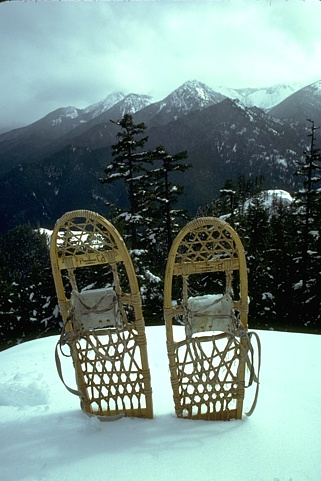
#> input picture Benchmark_Images/2018.jpg, 321 x 481 px, found by its file name; its folder holds only this picture in this run
$ python Benchmark.py   (older library calls are emulated)
#> lines starting #> are read from the running program, lines starting #| are printed output that depends on the picture; after the words box and inside, x2 and y2 are one past the last pixel; in counts of white or black regions, pixels touching at a corner belong together
### src/ImageUtil.py
import sys
import numpy as np
from scipy import ndimage
import scipy.io
from PIL import Image, ImageFilter, ImageDraw, ImageFont
import math
import matplotlib.image as mpimg


class ImageUtil():

    #LOADING IMAGES
    @staticmethod
    def rgb2gray(rgb):
        return np.dot(rgb[...,:3], [0.2989, 0.5870, 0.1140])

        #return gray

    @staticmethod
    def loadImage(infilename) :
        img = mpimg.imread( infilename )
        if len(img.shape) > 2:
            return ImageUtil.rgb2gray(img)
        else:
            return img
    #########################################################################

    #GAUSSIAN FILTER
    @staticmethod
    def applyGaussianBlurring(image, size, sigma=1):
        return ndimage.convolve(image, ImageUtil.getGaussian(size, sigma))

    @staticmethod
    def getGaussian(size, sigma):
        size = int(size)
        if size%2 == 0:
            size += 1
        x, y = np.mgrid[-size:size+1, -size:size+1]
        normal = 1 / (2.0 * np.pi * sigma**2)
        g =  np.exp(-((x**2 + y**2) / (2.0*sigma**2))) * normal
        return g
    #########################################################################

    #LAPLACIAN OF GAUSSIAN FILTER
    @staticmethod
    def getLaplacianOfGaussian(size, sigma):
        size = int(size)
        if size%2 == 0:
            size += 1
        x, y = np.mgrid[-size:size+1, -size:size+1]
        normal = - 1 / (4.0 * np.pi * sigma**4)
        g = (1-((x**2+y**2)/(2*sigma**2)))*normal
        g =  np.exp(-((x**2 + y**2) / (2.0*sigma**2))) * g
        return g

    #########################################################################

    #CONCAT IMAGES
    @staticmethod
    def concatH(img1, img2):
        dst = Image.new('L', (img1.width + img2.width, img1.height), color="white")
        dst.paste(img1, (0, 0))
        dst.paste(img2, (img1.width, 0))
        return dst

    @staticmethod
    def concatV(img1, img2):
        dst = Image.new('L', (img1.width, img1.height + img2.height), color="white")
        dst.paste(img1, (0, 0))
        dst.paste(img2, (0, img1.height))
        return dst
    #########################################################################

    #OUTPUT GENERATOR
    # [13 lines left out: function saveSteps, not called in this run]

    @staticmethod
    def saveBenchmark( original, edges, groundTruth, results, outfilename):
        for img in edges:
            original = ImageUtil.concatH(original,img)
        for img in results:
            groundTruth = ImageUtil.concatH(groundTruth,img)
        img = ImageUtil.concatV(original, groundTruth)
        img.save(outfilename)
    #########################################################################


    #WRITE TEXT
    @staticmethod
    def writeInfo(image, string, time = None):
        if not type(image.size) == tuple:
            image = Image.fromarray(image)
        width, height = image.size
        img = Image.new('L', (width, 60), color='white')
        draw = ImageDraw.Draw(img)
        info1 = string
        font = ImageFont.truetype("arial.ttf", 16)
        w1, h1 = draw.textsize(info1, font)
        if time is not None:
            info2 = "Time: {:.5f} sec".format(time)
            w2, h2 = draw.textsize(info2, font)
            draw.text(((img.width-w1)/2,(((img.height-h1)/2))-h1/2), info1, font = font)
            draw.text(((img.width-w2)/2,((img.height-h2)/2)+h1/2), info2, font = font)
        else:
            draw.text(((img.width-w1)/2,((img.height-h1)/2)), info1, font = font)
        dst = Image.new('L', (width, height+img.height))
        dst.paste(img, (0, 0))
        dst.paste(image, (0, img.height))
        return dst

    # [11 lines left out: function addTitle, not called in this run]

    @staticmethod
    def writeResult(shape, tp, fp, tn, fn, mq, mae, pfom):
        img = Image.new('L', (shape[0], shape[1]), color='white')
        draw = ImageDraw.Draw(img)
        font = ImageFont.truetype("arial.ttf", 24)
        tp = "TP: {}".format(tp)
        fp = "FP: {}".format(fp)
        tn = "TN: {}".format(tn)
        fn = "FN: {}".format(fn)
        mq = "MQ: {:.4f}".format(mq)
        mae = "MAE: {:.4f}".format(mae)
        pfom = "Pratt FOM: {:.4f}".format(pfom)
        w1, h1 = draw.textsize(tp, font)
        w2, h2 = draw.textsize(fp, font)
        w3, h3 = draw.textsize(tn, font)
        w4, h4 = draw.textsize(fn, font)
        w5, h5 = draw.textsize(mq, font)
        w6, h6 = draw.textsize(mae, font)
        w7, h7 = draw.textsize(pfom, font)
        draw.text(((img.width-w1)/2,((img.height-h1)/2)-h1-h2-h3-h4-h5-h6), tp, font = font)
        draw.text(((img.width-w2)/2,((img.height-h2)/2)+h1-h2-h3-h4-h5-h6), fp, font = font)
        draw.text(((img.width-w3)/2,((img.height-h3)/2)+h1+h2-h3-h4-h5-h6), tn, font = font)
        draw.text(((img.width-w4)/2,((img.height-h4)/2)+h1+h2+h3-h4-h5-h6), fn, font = font)
        draw.text(((img.width-w5)/2,((img.height-h5)/2)+h1+h2+h3+h4-h5-h6), mq, font = font)
        draw.text(((img.width-w6)/2,((img.height-h6)/2)+h1+h2+h3+h4+h5-h6), mae, font = font)
        draw.text(((img.width-w7)/2,((img.height-h7)/2)+h1+h2+h3+h4+h5+h6), pfom, font = font)
        return img
    #########################################################################

### src/SinglePhaseEdgeDetector.py
from abc import ABC, abstractmethod
from scipy import ndimage
from scipy import misc
import numpy as np
from PIL import Image

class SinglePhaseEdgeDetector(ABC):

    def getGradient(self, image):
        vertical = ndimage.convolve( image, self.mask_v )
        horizontal = ndimage.convolve( image, self.mask_h )

        G = np.hypot(horizontal, vertical)
        G = G / G.max() * 255
        return G

    def applyThreshold(self, image):
        image[image > self.threshold] = 255
        image[image <= self.threshold] = 0
        return image

    def getMask(self):
        return self.mask_h, self.mask_v

    def getName(self):
        return self.name

    def getThreshold(self):
        return self.threshold

    def getEdges(self, image):
        gradient = self.getGradient(image)
        threshold = self.applyThreshold(gradient)
        return threshold

### src/MetricsFunction.py
import numpy as np
from PIL import Image
class MetricsFunction():

    @staticmethod
    def prattFigureMerit(groundTruth, edges):
        edges = Image.fromarray(edges)
        Ea = np.array(groundTruth, dtype=np.double)
        Ed = np.array(edges, dtype=np.double)
        a = 0.111 # edge shift penalty constant;

        Na = sum(sum(Ea))
        Nd = sum(sum(Ed))

        c = 1/max(Na,Nd)
        [ia,ja] = np.where(Ea == 1.0)
        Aes = []
        l = 0
        while l < Na:
            Aes.append(Ed[ia[l],ja[l]])
            l += 1
        mi = ia[np.argwhere(Aes == 0.0)]
        mj = ja[np.argwhere(Aes == 0.0)]

        F=c*sum(Aes)
        k = 0
        while k < len(mi):
            n1 = 0
            n2 = 0
            m1 = 0
            m2 = 0
            while sum(sum(Ed[mi[k]-n1 : mi[k] + n2, mj[k] - m1 : mj[k] + m2])) < 1:
                if mi[k]-n1>1:
                    n1=n1+1
                if mi[k]+n2<N:
                    n2=n2+1
                if mj[k]-m1>1:
                    m1=m1+1
                if mj[k]+m2<M:
                    m2=m2+1
            di=max([n1, n2, m1, m2])
            F=F+c/(1+a*di^2)

        return F


    @staticmethod
    def evaluate(groundTruth, edges):
        TP = 0
        FP = 0
        TN = 0
        FN = 0
        for x in range(edges.shape[0]):
            for y in range(edges.shape[1]):
                e = edges[x,y]
                g = groundTruth.getpixel((y,x))
                if e != 0 and g == 255:
                    TP += 1
                elif e == 255 and g == 0:
                    FP += 1
                elif e == 0 and g == 0:
                    TN += 1
                elif e == 0 and g == 255:
                    FN += 1
        return TP, FP, TN, FN

    @staticmethod
    def mapQuality(groundTruth, edges):
        tp, fp, tn, fn = MetricsFunction.evaluate(groundTruth, edges)
        return tp, fp, tn, fn, tp/(tp+fn+fp)

    @staticmethod
    def meanAbsoluteError(groundTruth, edges):
        groundTruth = groundTruth.convert('L')
        return np.mean(np.abs(edges - groundTruth))

### src/MultiPhaseEdgeDetector.py
from abc import ABC
from EdgeDetector import EdgeDetector
from scipy import ndimage
from scipy import misc
import numpy as np

class MultiPhaseEdgeDetector(EdgeDetector, ABC):

    def getGradient(self, image):
        vertical = ndimage.convolve( image, self.mask_v )
        horizontal = ndimage.convolve( image, self.mask_h )
        G = np.hypot(horizontal, vertical)
        G = G / G.max() * 255
        theta = np.arctan2(vertical, horizontal)
        return G, theta

    def nonMaxSuppression(self, image, theta):
        M, N = image.shape
        Z = np.zeros((M,N), dtype=np.int32)
        angle = theta * 180. / np.pi
        angle[angle < 0] += 180

        for i in range(1,M-1):
            for j in range(1,N-1):
                q = 255
                r = 255

                #angle 0
                if (0 <= angle[i,j] < 22.5) or (157.5 <= angle[i,j] <= 180):
                    q = image[i, j+1]
                    r = image[i, j-1]
                #angle 45
                elif (22.5 <= angle[i,j] < 67.5):
                    q = image[i+1, j-1]
                    r = image[i-1, j+1]
                #angle 90
                elif (67.5 <= angle[i,j] < 112.5):
                    q = image[i+1, j]
                    r = image[i-1, j]
                #angle 135
                elif (112.5 <= angle[i,j] < 157.5):
                    q = image[i-1, j-1]
                    r = image[i+1, j+1]

                if (image[i,j] >= q) and (image[i,j] >= r):
                    Z[i,j] = image[i,j]
                else:
                    Z[i,j] = 0

        return Z

    def doubleThreshold(self, image):
        self.highThreshold = image.max() * self.highThresholdRatio
        self.lowThreshold = self.highThreshold * self.lowThresholdRatio
        M, N = image.shape
        res = np.zeros((M,N), dtype=np.int32)

        weak = np.int32(self.weak_pixel)
        strong = np.int32(self.strong_pixel)

        strong_i, strong_j = np.where(image >= self.highThreshold)
        zeros_i, zeros_j = np.where(image < self.lowThreshold)

        weak_i, weak_j = np.where((image <= self.highThreshold) & (image >= self.lowThreshold))

        res[strong_i, strong_j] = strong
        res[weak_i, weak_j] = weak
        res[zeros_i, zeros_j] = 0

        return (res)

    def hysteresis(self, image):
        M, N = image.shape
        weak = self.weak_pixel
        strong = self.strong_pixel
        for i in range(1, M-1):
            for j in range(1, N-1):
                if (image[i,j] == weak):
                    if ((image[i+1, j-1] == strong) or (image[i+1, j] == strong) or (image[i+1, j+1] == strong)
                        or (image[i, j-1] == strong) or (image[i, j+1] == strong)
                        or (image[i-1, j-1] == strong) or (image[i-1, j] == strong) or (image[i-1, j+1] == strong)):
                        image[i, j] = strong
                    else:
                        image[i, j] = 0
        return image
    def getMask(self):
        return self.mask_h, self.mask_v

    def getName(self):
        return self.name

    def getThreshold(self):
        return float('%.4f'%self.lowThreshold), float('%.4f'%self.highThreshold)

    def getEdges(self, image):
        gradient, theta = self.getGradient(image)
        nms = self.nonMaxSuppression(gradient, theta)
        threshold = self.doubleThreshold(nms)
        hysteresis = self.hysteresis(threshold)
        return hysteresis

### src/ZeroCrossingEdgeDetector.py
from abc import ABC
from EdgeDetector import EdgeDetector
from scipy import ndimage
import numpy as np

class ZeroCrossingEdgeDetector(EdgeDetector, ABC):

    def getLog(self, image):
        G = ndimage.convolve(image, self.logFilter)
        G = G / G.max() * 255
        return G

    def zeroCrossing(self, LoG):
        self.threshold = np.mean(np.abs(LoG)) * self.thresholdRatio
        zero_crossing = np.zeros_like(LoG)
        for i in range(1,LoG.shape[0]-1):
            for j in range(1,LoG.shape[1]-1):
                patch = LoG[i-1:i+2, j-1:j+2]
                maxP = patch.max()
                minP = patch.min()
                if LoG[i][j] == 0:
                    if (LoG[i][j-1] < 0 and LoG[i][j+1] > 0) or (LoG[i][j-1] < 0 and LoG[i][j+1] < 0) or (LoG[i-1][j] < 0 and LoG[i+1][j] > 0) or (LoG[i-1][j] > 0 and LoG[i+1][j] < 0):
                        if ((maxP - minP) > self.threshold):
                            zero_crossing[i][j] = 255
                        else:
                            zero_crossing[i][j] = 0
                if LoG[i][j] < 0:
                    if (LoG[i][j-1] > 0) or (LoG[i][j+1] > 0) or (LoG[i-1][j] > 0) or (LoG[i+1][j] > 0):
                        if ((maxP - minP) > self.threshold):
                            zero_crossing[i][j] = 255
                        else:
                            zero_crossing[i][j] = 0

        return zero_crossing

    def getMask(self):
        return self.getMask

    def getName(self):
        return self.name

    def getThreshold(self):
        return float('%.4f'%self.threshold)


    def getEdges(self, image):
        log = self.getLog(image)
        z = self.zeroCrossing(log)
        return z

### src/EdgeDetectorFactory.py
from RobertsCross import RobertsCross
from Sobel import Sobel
from Prewitt import Prewitt
from Canny import Canny
from MarrHildreth import MarrHildreth


class EdgeDetectorFactory:
    def __init__(self, type):
        self.type = type

    def getDetector(self, mask, threshold = None):
        if self.type == "SINGLE_FASE":
            if threshold is not None:
                return self.getSingle(mask, threshold)
            else:
                return self.getSingle(mask)
        elif self.type == "MULTI_FASE":
            if threshold is not None:
                return self.getMulti(mask[0], mask[1], threshold[0], threshold[1])
            else:
                return self.getMulti(mask[0], mask[1])
        elif self.type == "ZERO_CROSS":
            return self.getZero(mask[0], mask[1], threshold)


    def getSingle(self, mask, threshold = 80):
        if mask == "RobertsCross":
            return RobertsCross(threshold)
        elif mask == "Sobel":
            return Sobel(threshold)
        elif mask == "Prewitt":
            return Prewitt(threshold)

    def getMulti(self, type, mask, lowThreshold = 0.05, highThreshold = 0.15):
        if type == "Canny":
            return Canny(self.getSingle(mask), lowThreshold, highThreshold )

    def getZero(self, type, mask, threshold):
        if type == "MarrHildreth":
            return MarrHildreth(mask, threshold)

### src/RobertsCross.py
import numpy as np
from SinglePhaseEdgeDetector import SinglePhaseEdgeDetector

class RobertsCross(SinglePhaseEdgeDetector):

    def __init__(self, threshold = 80):
        self.threshold = threshold
        self.name = "RobertsCross"
        self.mask_h = np.array( [[ 1, 0 ],
                                 [ 0, -1 ]], np.float32 )
        self.mask_v = np.array( [[ 0, 1 ],
                                 [ -1, 0 ]], np.float32 )

### src/Sobel.py
import numpy as np
from SinglePhaseEdgeDetector import SinglePhaseEdgeDetector

class Sobel(SinglePhaseEdgeDetector):

    def __init__(self, threshold = 80):
        self.threshold = threshold
        self.name = "Sobel"
        self.mask_h = np.array( [[ -1, 0, 1 ],
                                 [ -2, 0, 2 ],
                                 [ -1, 0, 1]], np.float32 )
        self.mask_v = np.array( [[ 1, 2, 1 ],
                                 [ 0, 0, 0 ],
                                 [ -1, -2, -1]], np.float32 )

### src/Prewitt.py
import numpy as np
from SinglePhaseEdgeDetector import SinglePhaseEdgeDetector

class Prewitt(SinglePhaseEdgeDetector):

    def __init__(self, threshold = 80):
        self.threshold = threshold
        self.name = "Prewitt"
        self.mask_h = np.array( [[ 1, 0, -1 ],
                                 [ 1, 0, -1 ],
                                 [ 1, 0, -1]], np.float32 )
        self.mask_v = np.array( [[ 1, 1, 1 ],
                                 [ 0, 0, 0 ],
                                 [ -1, -1, -1]], np.float32 )

### src/Canny.py
from MultiPhaseEdgeDetector import MultiPhaseEdgeDetector
class Canny (MultiPhaseEdgeDetector):

    def __init__(self, operator, lowThresholdRatio, highThresholdRatio):

        self.mask_h, self.mask_v = operator.getMask()
        self.name = "Canny ("+operator.getName()+" Filter)"
        self.lowThresholdRatio = lowThresholdRatio
        self.highThresholdRatio = highThresholdRatio
        self.weak_pixel = 25
        self.strong_pixel = 255

### src/MarrHildreth.py
from ZeroCrossingEdgeDetector import ZeroCrossingEdgeDetector
class MarrHildreth (ZeroCrossingEdgeDetector):

    def __init__(self, filter, thresholdRatio = 0.85):

        self.logFilter = filter
        self.name = "MarrHildreth (LoG)"
        self.thresholdRatio = thresholdRatio

### src/Benchmark.py
from EdgeDetectorFactory import EdgeDetectorFactory
import os
import time
from MetricsFunction  import MetricsFunction
from ImageUtil import ImageUtil
import numpy as np
from PIL import Image

############################## CONFIGURE ME #############################
#########################################################################
FilterSIGMA = 2.3                                                       #
FilterDIM = 3*FilterSIGMA                                               #
                                                                        #
directory = 'Benchmark_Images/'                                         #
result_dir = 'Benchmark_Result/'                                        #
groundtruth_dir = directory+"GroundTruth/"                              #
SINGLE_FASE = ["RobertsCross", "Sobel", "Prewitt"]                      #
MULTI_FASE = { "Canny": ["RobertsCross", "Sobel", "Prewitt"] }          #
ZERO_CROSS = ["MarrHildreth"]                                           #
                                                                        #
single_threshold = 80                                                   #
double_threshold = [0.10, 0.30]                                         #
zeroCrossing_threshold = 2                                              #
#########################################################################


############## DO NOT EDIT FROM THIS POINT ##############
def loadImage(filename):
    image = ImageUtil.loadImage( directory+filename )
    filename, extension = os.path.splitext(filename)
    return image, filename, extension

def loadGroundTruth(filename):
    image = ImageUtil.loadImage( groundtruth_dir+filename)
    return image

def main():

    edgeDetectorFactorySingle = EdgeDetectorFactory("SINGLE_FASE")
    edgeDetectorFactoryMulti = EdgeDetectorFactory("MULTI_FASE")
    edgeDetectorFactoryZero = EdgeDetectorFactory("ZERO_CROSS")

    edgeDetectors = []
    for detector in SINGLE_FASE:
        edgeDetectors.append(edgeDetectorFactorySingle.getDetector(detector, threshold = single_threshold))
    for detector in MULTI_FASE.keys():
        for mask in MULTI_FASE[detector]:
            edgeDetectors.append(edgeDetectorFactoryMulti.getDetector(mask = [detector, mask], threshold = double_threshold))
    for detector in ZERO_CROSS:
        edgeDetectors.append(edgeDetectorFactoryZero.getDetector(mask = [detector, ImageUtil.getLaplacianOfGaussian(FilterDIM, FilterSIGMA)], threshold = zeroCrossing_threshold))

    for filename in os.listdir(directory):
        if os.path.isdir(directory+filename):
            continue
        image, filename, extension = loadImage(filename)
#> in loadImage, img is the input picture: shape (481, 321, 3); mean R, G, B 116.7, 137.9, 133.6
#> in rgb2gray, `return np.dot(rgb[...,:3], [0.2989, 0.5870, 0.1140])`:
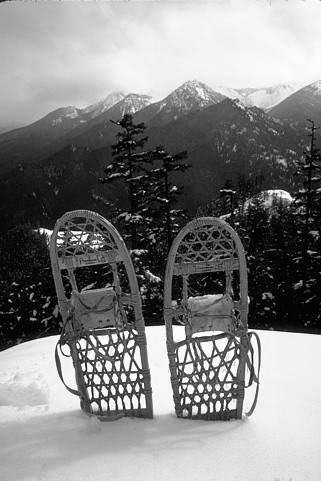
#> returned value: shape (481, 321) float64; min 0, max 255, mean 131
#> filename = '2018'; extension = '.jpg'
        groundTruth = loadGroundTruth(filename+extension)
        original = ImageUtil.writeInfo(image, "Original")
#> in writeInfo, `w1, h1 = draw.textsize(info1, font)`: w1 = 63; h1 = 18
#> in writeInfo, `dst.paste(img, (0, 0))`:
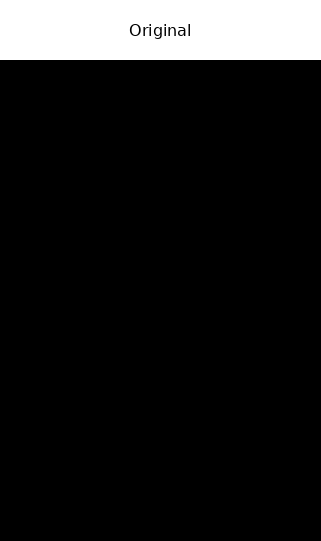
#> dst: PIL image 321x541 L; min 0, max 255, mean 28
#> in writeInfo, `dst.paste(image, (0, img.height))`:
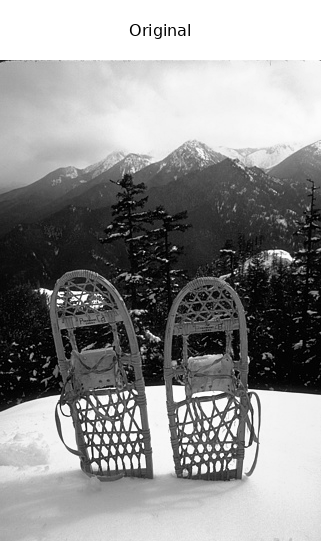
#> dst: PIL image 321x541 L; min 0, max 255, mean 144
        blurring_time = time.time()
        image_blurred = ImageUtil.applyGaussianBlurring(image, FilterDIM, FilterSIGMA)
        blurring_time = time.time() - blurring_time
        images = []
        results = []
        groundTruth = Image.fromarray(groundTruth).convert('1')
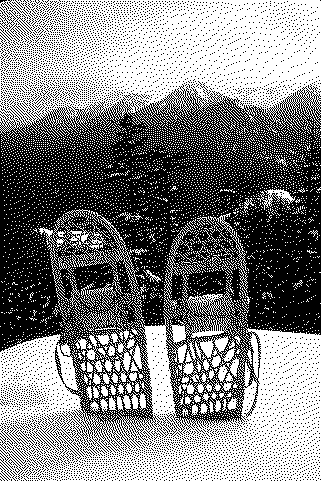
#> groundTruth: PIL image 321x481 1; 51.2% white; 5753 black regions (5732 under 20 px), largest, box (x1, y1, x2, y2) and area: (0, 84, 321, 457) 67054, (0, 0, 20, 42) 135, (7, 2, 33, 35) 76
        for detector in edgeDetectors:
            if detector.getName() == "MarrHildret (LoG)":
                t = time.time()
                edges = detector.getEdges(image)
                t = time.time() - t
            else:
                t = time.time()
                edges = detector.getEdges(image_blurred)
                t = time.time() - t
            tp, fp, tn, fn, mq = MetricsFunction.mapQuality(groundTruth, edges)
            pfom = MetricsFunction.prattFigureMerit(groundTruth, edges)
            mae = MetricsFunction.meanAbsoluteError(groundTruth, edges)
            images.append(ImageUtil.writeInfo(edges, detector.getName()+" (TH: {})".format(detector.getThreshold()), blurring_time + t))

            results.append(ImageUtil.writeResult(groundTruth.size, tp, fp, tn, fn, mq, mae, pfom))
#> this loop made 7 passes
#> (Nd in prattFigureMerit, c in prattFigureMerit) on passes 1 to 5: (3352230, 2.98e-07), (3404760, 2.94e-07), (3381810, 2.96e-07), (997815, 1e-06), (1380570, 7.24e-07)
#> pass 1, in getGradient, `vertical = ndimage.convolve( image, self.mask_v )`:
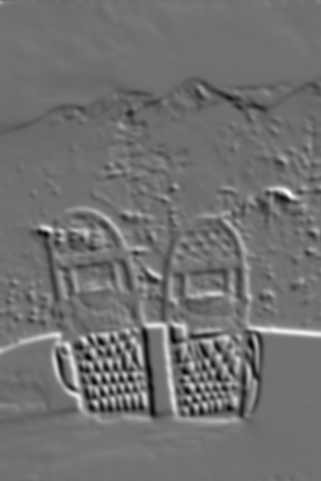
#> vertical: shape (481, 321) float64; min -35.84, max 44.78, mean -0.1; drawn with min black and max white
#> pass 1, in getGradient, `horizontal = ndimage.convolve( image, self.mask_h )`:
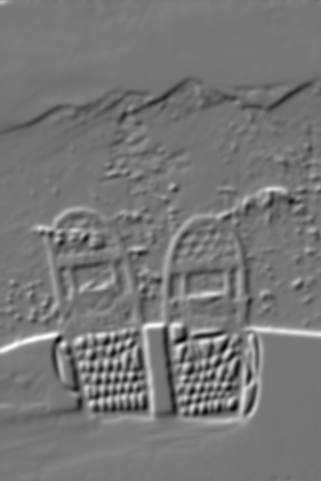
#> horizontal: shape (481, 321) float64; min -37.23, max 42.59, mean 0.1; drawn with min black and max white
#> pass 1, in getGradient, `G = np.hypot(horizontal, vertical)`:
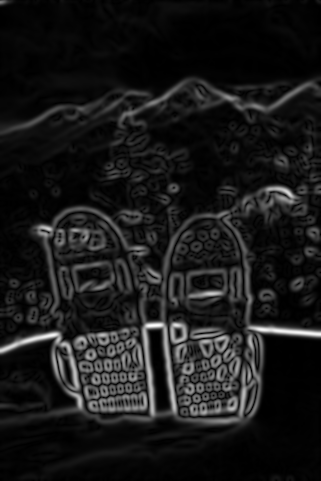
#> G: shape (481, 321) float64; min 0, max 53.53, mean 5.4; drawn with min black and max white
#> after the loop, images = 7 items; results = 7 items
#> (the rest of the program and of its run is left out)
